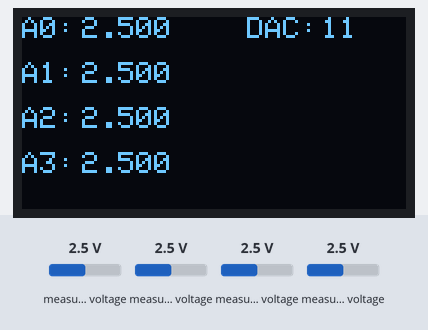
The sketch below on a simulated ESP32. Parts: 128×64 one-colour display. Inputs (shaded band) come from the test bench; at power-on: measured voltage 2.5 V. What the sketch prints to the serial monitor is not drawn.

Above: at 5.26 s.
5.3 s: measured voltage (sensor 200) set to 0.1 V
At 5.48 s:
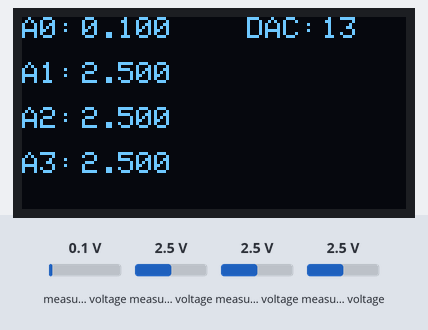
7.1 s: measured voltage (sensor 201) set to 0.1 V
At 7.22 s:
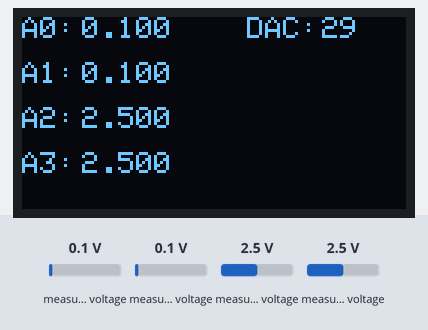
8.6 s: measured voltage (sensor 202) set to 0.1 V
At 8.75 s:
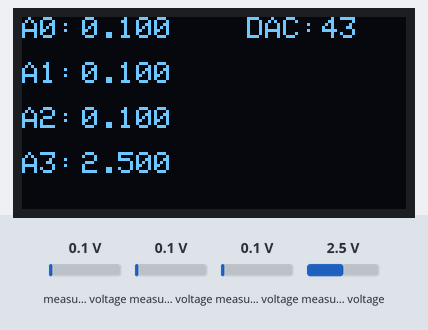
10.2 s: measured voltage (sensor 203) set to 0.1 V
At 10.28 s:
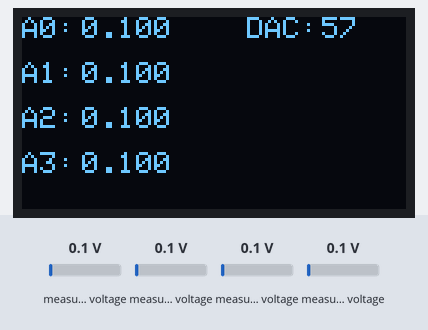
11.7 s: measured voltage (sensor 200) set to 1.2 V
At 11.81 s:
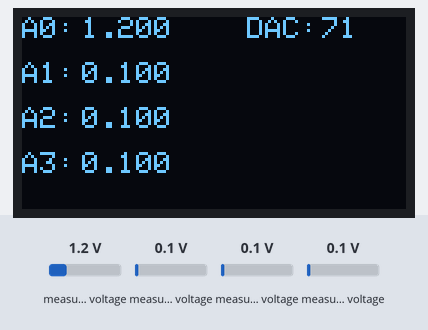
13.2 s: measured voltage (sensor 201) set to 1.2 V
At 13.34 s:
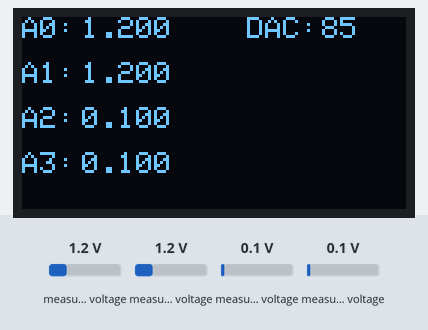

The sketch:

ARDUINO_Electgpl328Pro_Demo.ino
```cpp
#include <Wire.h>
#include <Adafruit_ADS1X15.h>
#include <Adafruit_MCP4725.h>
#include <Adafruit_GFX.h>
#include <Adafruit_SSD1306.h>
Adafruit_ADS1115 ads;
Adafruit_MCP4725 dac;
#define SCREEN_WIDTH 128
#define SCREEN_HEIGHT 64
#define OLED_RESET     4
Adafruit_SSD1306 display(SCREEN_WIDTH, SCREEN_HEIGHT, &Wire, OLED_RESET);

int16_t adc0, adc1, adc2, adc3;
float volts0, volts1, volts2, volts3;
int dacOut = 0;

void setup(){
   Serial.begin(9600);
   dac.begin(0x60);
   ads.begin();
   display.begin(SSD1306_SWITCHCAPVCC, 0x3C);
   display.setTextColor(SSD1306_WHITE);
   display.clearDisplay();
   display.setCursor(0,0);
   display.setTextSize(2);
   display.println("  328Pro  ");
   display.println("__________");
   display.println("Eelectgpl ");
   display.write(2);
   display.display();
   delay(4000);
}

void loop(){
   if(dacOut<4096){
      dacOut++;
   }else{
      if(dacOut = 4095)
         dacOut = 0;
   }
   dac.setVoltage(dacOut, false);
   adc0 = ads.readADC_SingleEnded(0);
   adc1 = ads.readADC_SingleEnded(1);
   adc2 = ads.readADC_SingleEnded(2);
   adc3 = ads.readADC_SingleEnded(3);
   volts0 = ads.computeVolts(adc0);
   volts1 = ads.computeVolts(adc1);
   volts2 = ads.computeVolts(adc2);
   volts3 = ads.computeVolts(adc3);
   Serial.print("DAC: "); Serial.print(dacOut);   Serial.print(" | ");
   Serial.print("A0: ");  Serial.print(volts0,3); Serial.print("V | ");
   Serial.print("A1: ");  Serial.print(volts1,3); Serial.print("V | ");
   Serial.print("A2: ");  Serial.print(volts2,3); Serial.print("V | ");
   Serial.print("A3: ");  Serial.print(volts3,3); Serial.println("V");
   display.clearDisplay();
   display.setTextSize(1);
   display.setCursor(75,0);  display.print("DAC: ");
   display.setCursor(100,0); display.print((int)dacOut);
   display.setCursor(0,0);   display.print("A0: ");
   display.setCursor(20,0);  display.print(volts0,3);
   display.setCursor(0,15);  display.print("A1: ");
   display.setCursor(20,15); display.print(volts1,3);
   display.setCursor(0,30);  display.print("A2: ");
   display.setCursor(20,30); display.print(volts2,3);
   display.setCursor(0,45);  display.print("A3: ");
   display.setCursor(20,45); display.print(volts3,3);
   display.display();
   delay(50);
}
```

Source omitted: POV_Xmas_Tree.c (data table, 2939 bytes)
